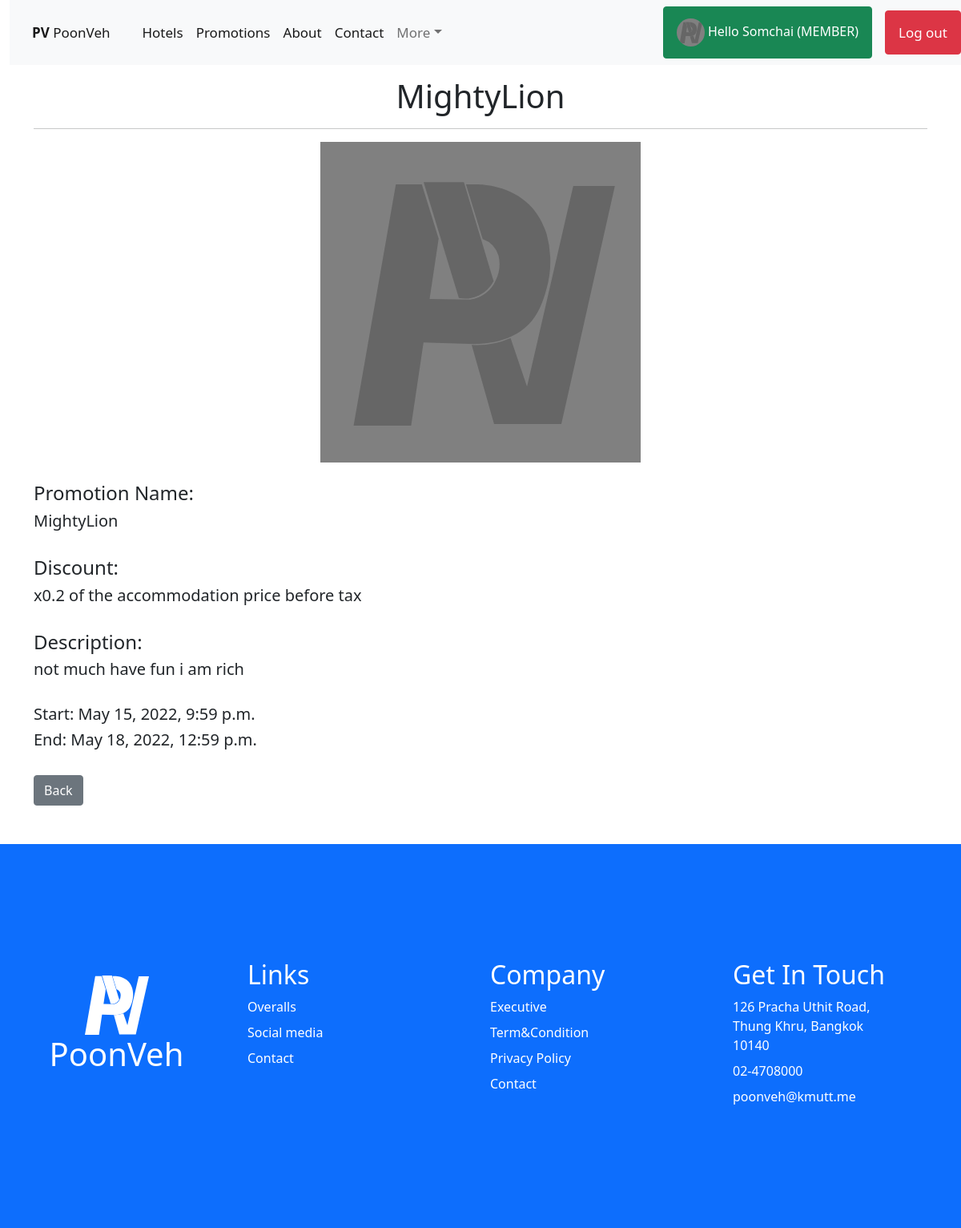
The page /promotion-detail/PRO1/ (signed in) on the database its author committed.
### HotelApp/models.py (models this page shows, shortened)
class Promotion(models.Model):
    Promotion_Name=models.CharField(max_length=50)
    Promotion_Detail=models.TextField()
    Promotion_Discount=models.FloatField()
    Promotion_Start=models.DateTimeField()
    Promotion_End=models.DateTimeField()
    Promotion_Pic=CloudinaryField('promotion', null=True, blank=True, default=None, folder='poonveh-cpe231/promotion')
    class Meta:
        db_table='promotion'

### HotelApp/views.py (the view, shortened to what this page needs)
# urls.py: path('promotion-detail/PRO<int:promo_id>/', PromotionDetail, name='promotion-detail'),
def PromotionDetail(request, promo_id):
    promotion=Promotion.objects.get(id=promo_id)
    context={}
    context['Promotion']=promotion
    context['StartFormat']=promotion.Promotion_Start
    context['EndFormat']=promotion.Promotion_End
    print(promotion.Promotion_Name)
    print(context['StartFormat'])
    print(context['EndFormat'])
    return render(request, 'frontend/promotiondetail.html', context)

### HotelApp/templates/frontend/promotiondetail.html (shortened to what this page needs)
{% extends 'frontend/base2.html' %}
{% load static %}
{% block content %}
    <br><br><br><br>
    <div class ="containerbody">
        <div class ="container">
            <center>
                <h1>{{Promotion.Promotion_Name}}</h1><hr>
                {% if Promotion.Promotion_Pic.url %}
                    <img src="{{Promotion.Promotion_Pic.url}}" width="400"><br><br>
                {% else %}
                    <img src="{% static 'img/placeholder_grey.svg' %}" width="400"><br><br>
                {% endif %}
            </center>
            {% if user.member.staff.Staff_Position == 'ADMIN' or user.member.staff.Staff_Position == 'MANAGER' %}
                <form method="POST" enctype="multipart/form-data">
                    {% csrf_token %}
                    <div class="form-group">
                        <label for="name">Promotion Name:</label>
                        <input type="text" class="form-control" id="name" name="name" value="{{Promotion.Promotion_Name}}" required>
                    </div><br>
                    <div class="form-group">
                        <label for="detail">Description:</label>
                        <textarea class="form-control" rows="3" id="detail" name="detail" placeholder="Please enter details for customers to understand briefly." required>{{Promotion.Promotion_Detail}}</textarea>
                    </div><br>
                    <div class="form-group">
                        <label for="percent">Discount: x{{Promotion.Promotion_Discount}}</label>
                        <select class="form-control form-control" id="percent" name="percent" required>
                            <option>5%</option>
                            <option>10%</option>
                            <option>20%</option>
                            <option>30%</option>
                            <option>40%</option>
                            <option>50%</option>
                        </select>
                    </div><br>
                    <div class="form-group">
                        <label for="start">Promotion Start: {{Promotion.Promotion_Start}}</label>
                        <input type="datetime-local" class="form-control" id="start" name="start" format-value="yyyy-MM-ddTHH:mm" value="2022-01-01T00:00" required>
                    </div><br>
                    <div class="form-group">
                        <label for="end">Promotion End: {{Promotion.Promotion_End}}</label>
                        <input type="datetime-local" class="form-control" id="end" name="end" format-value="yyyy-MM-ddTHH:mm" value="2022-01-01T00:00" required>
                    </div><br>
                    <div class="form-group">
                        <label for="picture">Promotion Picture Cover: </label>
                        <input type="file" class="form-control-file" id="picture" name="picture">
                    </div><br>
                    <button type="submit" class="btn btn-outline-success" name="save">Save</button>&nbsp;&nbsp;
                    <button type="submit" class="btn btn-outline-danger" name="delete">Delete</button><br><br>
                </form>
            {% else %}
                <h4>Promotion Name:</h4>
                <h5>{{Promotion.Promotion_Name}}</h5><br>
                <h4>Discount:</h4>
                <h5>x{{Promotion.Promotion_Discount}} of the accommodation price before tax</h5><br>
                <h4>Description:</h4>
                <h5>{{Promotion.Promotion_Detail}}</h5><br>
                <h5>Start: {{Promotion.Promotion_Start}}</h5>
                <h5>End: {{Promotion.Promotion_End}}</h5><br>
            {% endif %}
            <a href="{%url 'promotions-page'%}"><button type="button" class="btn btn-secondary">Back</button></a>
        </div>
    </div>
{% endblock content %}

### HotelApp/templates/frontend/base2.html (shortened to what this page needs)
{% load static %}
<head>
    <link rel="stylesheet" href="{% static 'css/style2.css' %}">
    <link rel="stylesheet" href="{% static 'css/MaterialIcons' %}">
    <link rel="stylesheet" href="{% static 'css/SecularOne' %}">
    <link rel="stylesheet" href="{% static 'css/Inter' %}">
    <link rel="stylesheet" href="{% static 'css/OrelegaOne' %}">
    <link rel="stylesheet" href="{% static 'css/RubikMonoOne' %}">
    <link rel="stylesheet" href="https://cdnjs.cloudflare.com/ajax/libs/font-awesome/4.7.0/css/font-awesome.min.css">
    <link href="{% static 'css/bootstrap.min.css' %}" rel="stylesheet">
</head>
<body>
    <div class = "main">
        <div class="container-fluid">
            <header class="navbar navbar-expand-lg navbar-light bg-light bd-navbar"style="position:fixed">
                <nav class="container-xxl flex-wrap flex-md-nowrap" >
                    <a class="navbar-brand" href="{% url 'home-page' %}"><b>PV</b> PoonVeh</a>
                    <div class="collapse navbar-collapse" id="navbarNavDropdown">
                        <ul class="navbar-nav me-auto mb-2 mb-lg-0">
                            <li class="nav-item">
                                <a class="nav-link active" href="{% url 'hotels-page' %}">Hotels</a>
                            </li>
                            <li class="nav-item">
                                <a class="nav-link active" href="{% url 'promotions-page' %}">Promotions</a>
                            </li>
                            <li class="nav-item">
                                <a class="nav-link active" href="{% url 'about-page' %}">About</a>
                            </li>
                            <li class="nav-item">
                                <a class="nav-link active" href="{% url 'contact-page' %}">Contact</a>
                            </li>
                            {% if user.is_authenticated %}
                                <li class="nav-item dropdown">
                                    <a class="nav-link dropdown-toggle" id="navbarDropdownMenuLink" role="button" data-bs-toggle="dropdown" aria-expanded="false">More</a>
                                </li>
                            </ul>
                                <li>
                                    {% if user.is_staff %}
                                        <a class="btn btn-outline-warning nav-link active" style="font-size:100%" href="{% url 'profile-page' %}">
                                            {% if user.member.Member_Pic %}
                                                <img src="{{user.member.Member_Pic.url}}" width="35" height="35" class="rounded-circle">
                                            {% else %}
                                                <img src="{% static 'img/placeholder_grey.svg' %}" width="35" height="35" class="rounded-circle">
                                            {% endif %}
                                            Hello {{user.first_name}} ({{user.member.staff.Staff_Position}})
                                        </a>
                                    {% else %}
                                        <a class="btn btn-outline-success nav-link active" style="font-size:100%" href="{% url 'profile-page' %}">
                                            {% if user.member.Member_Pic %}
                                                <img src="{{user.member.Member_Pic.url}}" width="35" height="35" class="rounded-circle">
                                            {% else %}
                                                <img src="{% static 'img/placeholder_grey.svg' %}" width="35" height="35" class="rounded-circle">
                                            {% endif %}
                                            Hello {{user.first_name}} (MEMBER)
                                        </a>
                                    {% endif %}
                                </li>&emsp;
                                <a class="btn btn-outline-danger nav-link active" href="{% url 'logout' %}">Log out</a>
                        {% endif %}
                    </div>
                </nav>
            </header>
        </div>
        <div class="containerbody">
        {% block content %}{% endblock content %}
        </div>
        <footer class = "bd-footer py-5 mt-5 bg-primary">
            <div class = "container py-5">
                <div class = "row">
                    <div class = "col display-4 text-white">
                        <center>
                            <br><img src="{% static 'img/logoWhite.svg' %}" width="80">
                            <h1>PoonVeh</h1>
                        </center>
                    </div>
                    <div class="col p-5">
                        <div class = "text-white mb-2">
                            <h2><a style="color:white;" href="{% url 'about-page' %}">Links</a></h2>
                        </div>
                        <div class = "text-white mb-2">
                            Overalls
                        </div>
                        <div class = "text-white mb-2">
                            Social media
                        </div>
                        <div class = "text-white mb-2">
                            Contact
                        </div>
                    </div>
                    <div class = "col p-5">
                        <div class = "text-white mb-2">
                            <h2><a style="color:white;" href="{% url 'about-page' %}">Company</a></h2>
                        </div>
                        <div class = "text-white mb-2">
                            Executive
                        </div>
                        <div class = "text-white mb-2">
                            Term&Condition
                        </div>
                        <div class = "text-white mb-2">
                            Privacy Policy
                        </div>
                        <div class = "text-white mb-2">
                            Contact
                        </div>
                    </div>
                    <div class = "col p-5">
                        <div class = "text-white mb-2">
                            <h2><a style="color:white;" href="{% url 'about-page' %}">Get In Touch</a></h2>
                        </div>
                        <div class = "text-white mb-2">
                            126 Pracha Uthit Road,<br>Thung Khru, Bangkok 10140
                        </div>
                        <div class = "text-white mb-2">
                            02-4708000
                        </div>
                        <div class = "text-white mb-2">
                            poonveh@kmutt.me
                        </div>
                    </div>
                </div>
            </div>
        </footer>
        </div>
</body>

### static/css/style2.css (style rules this page uses)
body { margin:0; }
.navbar { background-color: #333; position: fixed; top: 0; width: 100%; }
.navbar a { float: left; display: block; color: #f2f2f2; text-align: center; padding: 14px 16px; text-decoration: none; font-size: 17px; }
.containerbody { margin: 0 auto; min-width: 992px !important; width: 100%; }
@media (min-width: 576px) { .containerbody { max-width: 540px; } }
@media (min-width: 768px) { .containerbody { max-width: 720px; } }
@media (min-width: 992px) { .containerbody { max-width: 960px; } }
@media (min-width: 1200px) { .containerbody { max-width: 1140px; } }
@media screen and (max-width: 2000px) { .containerbody { max-width: 1440px; } }
@media (min-width: 1200px) { header .container-xxl { max-width: 92.25rem; } }
body { color: rgb(0, 0, 0); background-color: #ffffff; font-family: 'Inter', sans-serif; margin: 0; }
body a { text-decoration: none; }
* { box-sizing: border-box; }
nav { list-style: none; }
a { text-decoration:none; }
.navbar { position: relative; z-index: 1020; }

### rows shown on the page
Promotion: Promotion_Name "MightyLion", Promotion_Discount "0.2", Promotion_Detail "not much have fun i am rich", Promotion_Start "May 15, 2022, 9:59 p.m.", Promotion_End "May 18, 2022, 12:59 p.m."

### other values the page prints
{{ user.first_name }} "Somchai"
